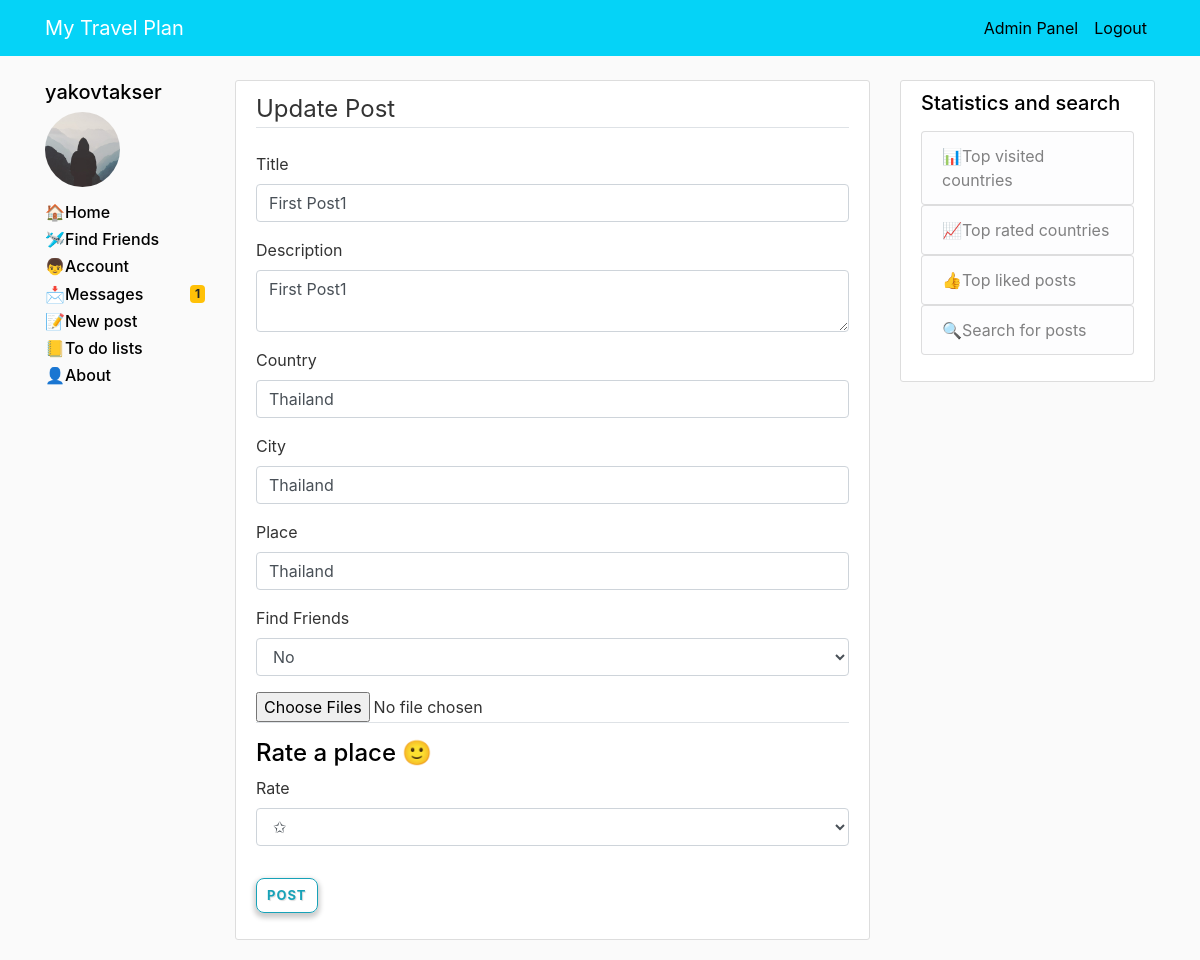
The app's page /post/2/update (signed in) with its own data.
### mytravelplan/models.py (models this page shows, shortened)
class User(db.Model, UserMixin):
    id = db.Column(db.Integer, primary_key=True)
    username = db.Column(db.String(20), unique=True, nullable=False)
    email = db.Column(db.String(120), unique=True, nullable=False)
    image_file = db.Column(db.String(20), nullable=False, default='default.jpg')
    password = db.Column(db.String(60), nullable=False)
    first_name = db.Column(db.String(20), nullable=False)
    last_name = db.Column(db.String(20), nullable=False)
    date_of_birth = db.Column(db.DateTime, nullable=True)
    messageReceived = db.relationship('Message', backref='receiverUser', lazy=True)
    comments = db.relationship('Comment', backref='author', lazy=True)
    admin_permissions = db.Column(db.Integer, default=0)
    posts = db.relationship('Post', backref='author', lazy=True)
    to_do_list = db.relationship('Todolist', backref='author', lazy=True)
    amount_of_posts = db.Column(db.Integer, default=0)
    level_of_user = db.Column(db.String(100), default='New')
    verified = db.Column(db.Boolean, default=False)

class Post(db.Model):
    id = db.Column(db.Integer, primary_key=True)
    title = db.Column(db.String(100), nullable=False)
    date_posted = db.Column(db.DateTime, nullable=False, default=datetime.utcnow)
    content = db.Column(db.Text, nullable=False)
    user_id = db.Column(db.Integer, db.ForeignKey('user.id'),
                        nullable=False)  # Foreign Key to make a relationship with the user by 'user_id' field
    comments = db.relationship('Comment', backref='belong', lazy=True)
    country = db.Column(db.String(100), nullable=False)
    city = db.Column(db.String(100))
    place = db.Column(db.String(100))
    rate = db.Column(db.Integer)
    likes = db.relationship('PostLikes', backref='belong', lazy=True)
    imgs = db.relationship('Image', backref='belong', lazy=True)
    amount_of_likes = db.Column(db.Integer, default=0)
    amount_of_comments = db.Column(db.Integer, default=0)
    reported = db.Column(db.Boolean, default=False)
    find_friends = db.Column(db.Boolean, default=False)

### mytravelplan/posts/routes.py (the view)
@posts.route("/post/<int:post_id>/update", methods=['GET', 'POST'])
@login_required
def update_post(post_id):
    post = Post.query.get_or_404(post_id)
    msg_counters = messages_counters()
    if post.author != current_user and current_user.admin_permissions != 1:
        abort(403)
    form = PostForm()
    if form.validate_on_submit():
        post.title = form.title.data
        post.content = form.content.data
        post.city = form.city.data
        post.place = form.place.data
        db.session.commit()
        flash('Your post has been updated!', 'success')
        return redirect(url_for('posts.post', post_id=post_id))
    elif request.method == 'GET':
        form.title.data = post.title
        form.content.data = post.content
        form.country.data = post.country
        form.city.data = post.city
        form.place.data = post.place
    return render_template('create_post.html', title='Update Post', form=form, legend='Update Post', msg_counters=msg_counters)

### mytravelplan/posts/forms.py
class PostForm(FlaskForm):
    title = StringField('Title', validators=[DataRequired()])
    content = TextAreaField('Description')
    country = StringField('Country', validators=[DataRequired()])
    city = StringField('City', validators=[DataRequired()])
    rate = SelectField('Rate', choices=[('1', '✩'), ('2', '✩✩'), ('3', '✩✩✩'), ('4', '✩✩✩✩'), ('5', '✩✩✩✩✩')], validators=[DataRequired()])
    find_friends = SelectField('Find Friends', choices=[('False', 'No'), ('True', 'Yes')], validators=[DataRequired()])
    place = StringField('Place', validators=[DataRequired()])
    submit = SubmitField('Post')

### mytravelplan/messages/routes.py (called while the page is built)
@login_required
def messages_counters():
    msg_counters = []
    inboxMessagesCounter = Message.query.filter_by(receiver=current_user.username, deletedByReceiver=False).count()
    msg_counters.append(inboxMessagesCounter)
    unreadMessagesCounter = Message.query.filter_by(receiver=current_user.username, readed=False,
                                                    deletedByReceiver=False).count()
    msg_counters.append(unreadMessagesCounter)
    sentMessagesCounter = Message.query.filter_by(owner=current_user.username, deletedByOwner=False).count()
    msg_counters.append(sentMessagesCounter)
    return msg_counters

### mytravelplan/models.py (called while the page is built)
@login_manager.user_loader
def load_user(user_id):
    return User.query.get(int(user_id))

### mytravelplan/templates/create_post.html (shortened to what this page needs)
{% extends "base.html" %}
    {% block content %}
        <div class="content-section">
            <form method="POST" action="" enctype="multipart/form-data">
                <fieldset class="form-group">
                    <legend class="border-bottom mb-4">{{ legend }}</legend>
                    <div class="form-group">
                        {{ form.title.label(class="form-control-label") }}
                         {% if form.title.errors %}
                            {{ form.title(class="form-control form-control-md is-invalid") }}
                            <div class="invalid-feedback">
                                {% for error in form.title.errors %}
                                <span>{{ error }}</span>
                                {% endfor %}
                            </div>
                        {% else %}
                            {{ form.title(class="form-control form-control-md") }}
                        {% endif %}
                    </div>
                    <div class="form-group">
                        {{ form.content.label(class="form-control-label") }}
                         {% if form.content.errors %}
                            {{ form.content(class="form-control form-control-md is-invalid") }}
                            <div class="invalid-feedback">
                                {% for error in form.content.errors %}
                                <span>{{ error }}</span>
                                {% endfor %}
                            </div>
                        {% else %}
                            {{ form.content(class="form-control form-control-md") }}
                        {% endif %}
                    </div>
                     <div class="form-group">
                        {{ form.country.label(class="form-control-label") }}
                         {% if form.country.errors %}
                            {{ form.country(class="form-control form-control-md is-invalid") }}
                            <div class="invalid-feedback">
                                {% for error in form.country.errors %}
                                <span>{{ error }}</span>
                                {% endfor %}
                            </div>
                        {% else %}
                            {{ form.country(class="form-control form-control-md") }}
                        {% endif %}
                    </div>
                    <div class="form-group">
                        {{ form.city.label(class="form-control-label") }}
                         {% if form.city.errors %}
                            {{ form.city(class="form-control form-control-md is-invalid") }}
                            <div class="invalid-feedback">
                                {% for error in form.city.errors %}
                                <span>{{ error }}</span>
                                {% endfor %}
                            </div>
                        {% else %}
                            {{ form.city(class="form-control form-control-md") }}
                        {% endif %}
                    </div>
                    <div class="form-group">
                        {{ form.place.label(class="form-control-label") }}
                         {% if form.place.errors %}
                            {{ form.place(class="form-control form-control-md is-invalid") }}
                            <div class="invalid-feedback">
                                {% for error in form.place.errors %}
                                <span>{{ error }}</span>
                                {% endfor %}
                            </div>
                        {% else %}
                            {{ form.place(class="form-control form-control-md") }}
                        {% endif %}
                    </div>
                       <div class="form-group">
                        {{ form.find_friends.label(class="form-control-label") }}
                         {% if form.find_friends.errors %}
                            {{ form.find_friends(class="form-control form-control-md is-invalid") }}
                            <div class="invalid-feedback">
                                {% for error in form.find_friends.errors %}
                                <span>{{ error }}</span>
                                {% endfor %}
                            </div>
                        {% else %}
                            {{ form.find_friends(class="form-control form-control-md") }}
                        {% endif %}
                    </div>
                    <input type="file" name="file[]" multiple="">
                    <legend class="border-bottom mb-3"></legend>
                        <h4>Rate a place &#x1F642;</h4>
                        <div class="form-group">
                        {{ form.rate.label(class="form-control-label") }}
                         {% if form.rate.errors %}
                            {{ form.rate(class="form-control form-control-md is-invalid") }}
                            <div class="invalid-feedback">
                                {% for error in form.rate.errors %}
                                <span>{{ error }}</span>
                                {% endfor %}
                            </div>
                        {% else %}
                            {{ form.rate(class="form-control form-control-md") }}
                        {% endif %}
                    </div>
                </fieldset>
                    <div class="form-group">
                        {{ form.submit(class="btn btn-outline-info") }}
                    </div>
           </form>
        </div>
    {% endblock %}

### mytravelplan/templates/base.html (shortened to what this page needs)
<!DOCTYPE html>
<html lang="en">
<head>
    <link rel="stylesheet" href="https://stackpath.bootstrapcdn.com/bootstrap/4.3.1/css/bootstrap.min.css">
    <link href="https://maxcdn.bootstrapcdn.com/font-awesome/4.7.0/css/font-awesome.min.css" rel="stylesheet">
    <link rel="stylesheet" href="https://maxcdn.bootstrapcdn.com/bootstrap/4.1.3/css/bootstrap.min.css" />
<link rel="stylesheet" href="http://bootstraptema.ru/plugins/2015/kw-count/kwcount.css" />
    <link rel="stylesheet" type="text/css" href="{{ url_for('static', filename='main.css') }}">
</head>
<body>
    <header class="site-header">
      <nav class="navbar navbar-expand-md navbar-dark bg-steel fixed-top">
        <div class="container">
          <a class="navbar-brand mr-4" href="/">My Travel Plan</a>
          <div class="collapse navbar-collapse" id="navbarToggle">
            <div class="navbar-nav">
                {% if current_user.is_authenticated %}
                    {% if current_user.admin_permissions == 1 %}
                        <a class="nav-item nav-link" href="{{ url_for('users.admin') }}">Admin Panel</a>
                    {% endif %}
                <a class="nav-item nav-link" href="{{ url_for('users.logout') }}">Logout</a>
                {% else %}
              <a class="nav-item nav-link" href="{{ url_for('users.login') }}">Login</a>
              <a class="nav-item nav-link" href="{{ url_for('users.register') }}">Register</a>
                {% endif %}
            </div>
          </div>
        </div>
      </nav>
    </header>
        <main role="main" class="container">
      <div class="row">
            <div class="col-md-2">
                 {% if current_user.is_authenticated %}
                 <h5>{{ current_user.username }}</h5>
                    <div class="media">
                        <img class="rounded-circle account-img" style="width: 75px;height: 75px;" src="{{ url_for('static', filename='profile_pics/' + current_user.image_file)}}">
                    </div>
                {% endif %}
                <h6><a  href="{{ url_for('main.home') }}" style="color:#000000">&#127968;Home</a></h6>
                <h6><a  href="{{ url_for('main.find_friends') }}" style="color:#000000">&#128745;Find Friends</a></h6>
                {% if current_user.is_authenticated %}
                <h6><a  href="{{ url_for('users.account', username=current_user.username) }}" style="color:#000000">&#128102;Account</a></h6>
                <h6><a  href="{{ url_for('messages.inbox') }}" style="color:#000000">&#128233;<span class="badge badge-warning pull-right">{{ msg_counters[1] }}</span>Messages</a></h6>
                <h6><a  href="{{ url_for('posts.new_post', username=current_user.username) }}" style="color:#000000">&#128221;New post</a></h6>
                <h6><a  href="{{ url_for('todolists.to_do_lists', post_id=0, to_do_list_id=0) }}" style="color:#000000">&#128210;To do lists</a></h6>
                {% endif %}
                <h6><a  href="{{ url_for('main.about') }}" style="color:#000000">&#128100;About</a></h6>
        </div>
        <div class="col-md-7">
          {% block content %}{% endblock %}
        </div>
        <div class="col-md-3">
          <div class="content-section">
              <h5>Statistics and search</h5>
            <p class='text-muted'>
              <ul class="list-group">
              <a href="{{ url_for('main.most_visited_countries') }}"><li class="list-group-item list-group-item-light">&#128202;Top visited countries</li></a>
              <a href="{{ url_for('main.most_rated_countries') }}"><li class="list-group-item list-group-item-light">&#128200;Top rated countries</li></a>
              <a href="{{ url_for('main.most_liked_posts') }}"><li class="list-group-item list-group-item-light">&#128077;Top liked posts</li></a>
              <a href="{{ url_for('main.search') }}"><li  class="list-group-item list-group-item-light">&#128269;Search for posts</li></a>
              </ul>
            </p>
          </div>
        </div>
      </div>
    </main>
</body>
</html>

### mytravelplan/static/main.css (style rules this page uses)
body { background: #fafafa; color: #333333; margin-top: 5rem; }
h1, h2, h3, h4, h5, h6 { color: black; }
.bg-steel { background-color:#05d3f7; }
.site-header .navbar-nav .nav-link { color: black; }
.content-section { background: #ffffff; padding: 10px 20px; border: 1px solid #dddddd; border-radius: 3px; margin-bottom: 20px; }
.account-img { height: 125px; width: 125px; margin-right: 20px; margin-bottom: 16px; }
.btn { border-radius: 8px; font-size: 13px; font-weight: bold; letter-spacing: 1px; padding: 7px 10px; text-shadow: 1px 1px 1px rgba(0, 0, 0, 0.14); text-transform: uppercase; box-shadow: 0 3px 5px 2px rgba(0, 0, 0, 0.2); }

### records on screen
User: username "yakovtakser", image_file (placeholder picture)
Post: title "First Post1", content "First Post1", country "Thailand", city "Thailand", place "Thailand", find_friends "No", rate "✩"

### other values on screen
{{ msg_counters[1] }} "1"
{{ legend }} "Update Post"
